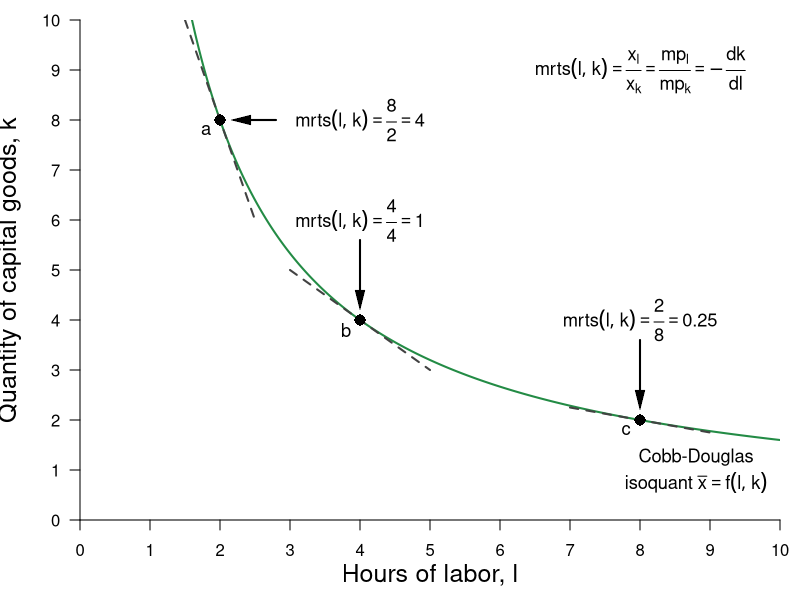

The R script that drew this image:
#Graph Designer: Simon Halliday
#Authors: Bowles, Foley and Halliday
#Title: Coordination, Conflict and Competition: A Text in Microeconomics

library(shape)
pdf(file = "specprodexch/isoquant_trs.pdf", width = 7, height = 7)

#Set parameters for graphics
axislabelsize <- 1.5
labelsize <- 1.1
graphlinewidth <- 2
segmentlinewidth <- 1.5

COL <- c("#7fc97f", "#beaed4", "#fdc086", "#ffff99", "#386cb0", "#f0027f", "#bf5b17", "#666666")
COLA <- c("#e0f3db", "#99d8c9","#66c2a4","#41ae76", "#238b45", "#005824")
COLB <- c("#c6dbef", "#4eb3d3", "#2b8cbe", "#0868ac","#084081")

#Edited the margins to cater for the larger LHS labels
par(mar =  c(4, 4, 1, 1))

uFn <- function(x, y, alpha = 0.5){
  (x^alpha)*(y^(1 - alpha))
}

indiffA <- function(x, alpha = 0.5, uA = 5) {
  (uA / x^alpha)^(1/(1 - alpha))
}

trsline <- function(x, constant = 10, slope = 4){
  constant - (slope)*x
}

xlims <- c(0, 10)
ylims <- c(0, 10)

npts <- 501 
x <- seq(xlims[1], xlims[2], length.out = npts)
y <- seq(ylims[1], ylims[2], length.out = npts) 
a <- c(2, 4, 6)

plot(0, 0, xlim = xlims, ylim = ylims, type = "n",
     xlab = expression(paste("")),
     ylab = expression(paste("")), 
     xaxt = "n", 
     yaxt = "n", 
     cex.lab = axislabelsize, 
     bty = "n", 
     xaxs="i", 
     yaxs="i"
)


ticksy <- seq(from = 0, to = ylims[2], by = 1)
ylabels <- seq(from = 0, to = ylims[2], by = 1)
ticksx <- seq(from = 0, to = xlims[2], by = 1)
xlabels <- seq(from = 0, to = xlims[2], by = 1)
# ticksy <- c(ylims[1], 5.25, 8, ylims[2])
# ylabels <- c(NA, expression(paste(y,"*")), expression(paste(bar(y))), NA)
# ticksx <- c(xlims[1], 5.25, 8.944272, xlims[2])
# xlabels <- c(NA, expression(paste(x,"*")), expression(paste(bar(x))), NA)

axis(1, at = ticksx, pos = 0, labels = xlabels)
axis(2, at = ticksy, pos = 0, labels = ylabels, las = 1)

npts <- 500 
xx1 <- seq(xlims[1], xlims[2], length.out = npts)
xx2 <- seq(0, xlims[2], length.out = npts)
xx3 <- seq(1.5, 2.5, length.out = npts)
xx4 <- seq(3, 5, length.out = npts)
xx5 <- seq(7, 9, length.out = npts)

#Draw the graphs
lines(xx1, indiffA(xx1, alpha = 0.5, uA = 4), col = COLA[5], lwd = graphlinewidth)
lines(xx3, trsline(xx3, constant = 16), col = "grey26", lty = 2, lwd = graphlinewidth)
lines(xx4, trsline(xx4, constant = 8, slope = 1), col = "grey26", lty = 2, lwd = graphlinewidth)
lines(xx5, trsline(xx5, constant = 4, slope = 0.25), col = "grey26", lty = 2, lwd = graphlinewidth)
#lines(xx4, mcline(xx4, constant = totalcost(x = 3, c0 = 2, c1 = 0.05, c2 = 0.05) - 3*marginalcost(x = 3, c1 = 0.05, c2 = 0.05), slope = marginalcost(x = 3, c1 = 0.05, c2 = 0.05)), col = "gray", lty = 2, lwd = graphlinewidth)



#Label the feasible frontier
# text(3.2, 1, expression("Feasible Frontier"), cex = labelsize)
# text(3.2, 0.5, expression("(production possibilities frontier)"), cex = labelsize)
# Arrows(4.35, 0.95, 8.1, 0.95, col = "black", lty = 1, lwd = 2, arr.type = "triangle", arr.lwd = 0.5)

#Axis labels
mtext(expression(paste("Hours of labor, ", l)), side = 1, line = 2.5, cex = axislabelsize)
text(-1, 5, expression(paste("Quantity of capital goods, ", k)), xpd = TRUE, cex = axislabelsize, srt = 90) 


# contour(x, y, 
#         outer(x, y, uFn),
#         drawlabels = FALSE,
#         col = COLB[3],
#         lwd = graphlinewidth,
#         levels = a, 
#         xaxs="i", 
#         yaxs="i", 
#         add = TRUE)


#Label the indifference curves
text(8.8, 1.25, expression("Cobb-Douglas"), cex = labelsize)
text(8.8, 0.75, expression(paste("isoquant ", bar(x) ==f(l,k))), cex = labelsize)

text(8, 4, expression(paste(mrts(l,k) == frac(2,8), phantom() == 0.25)), cex = labelsize)
Arrows(8, 3.6, 8, 2.4, col = "black", lty = 1, lwd = 2, arr.type = "triangle", arr.lwd = 0.5)

text(4, 6, expression(paste(mrts(l,k) == frac(4,4), phantom()==1)), cex = labelsize)
Arrows(4, 5.6, 4, 4.4, col = "black", lty = 1, lwd = 2, arr.type = "triangle", arr.lwd = 0.5)

text(4, 8, expression(paste(mrts(l,k) == frac(8,2), phantom() == 4)), cex = labelsize)
Arrows(2.8, 8, 2.3, 8, col = "black", lty = 1, lwd = 2, arr.type = "triangle", arr.lwd = 0.5)


#Label feasible and infeasible
text(8, 9, expression(paste(mrts(l,k) == frac(x[l], x[k]), phantom() == frac(mp[l], mp[k]), phantom() == -frac(dk,dl))), cex = labelsize)
#text(3, 2.5, expression(paste("with plan ", (list(x, l, k)) )), cex = labelsize)

# text(8, 8.5, expression(paste("Production set:")), cex = labelsize)
# text(8, 8, expression(paste(x = bar(x), " feasible")), cex = labelsize)
# text(8, 7.5, expression(paste("with plan ", (list(x, l, k)) )), cex = labelsize)

#text(9.5, 3.15, expression(u[2]^A), cex = labelsize)
#text(9.5, 5.85, expression(u[3]^A), cex = labelsize)

#Annotate points (4,4),(2,8),(8,2) on feasibility frontier
text(3.8, 3.8, expression(paste(b)), cex = labelsize)
points(4, 4, pch = 16, col = "black", cex = 1.5)

text(1.8, 7.8, expression(paste(a)), cex = labelsize)
points(2, 8, pch = 16, col = "black", cex = 1.5)

text(7.8, 1.8, expression(paste(c)), cex = labelsize)
points(8, 2, pch = 16, col = "black", cex = 1.5)


dev.off()
